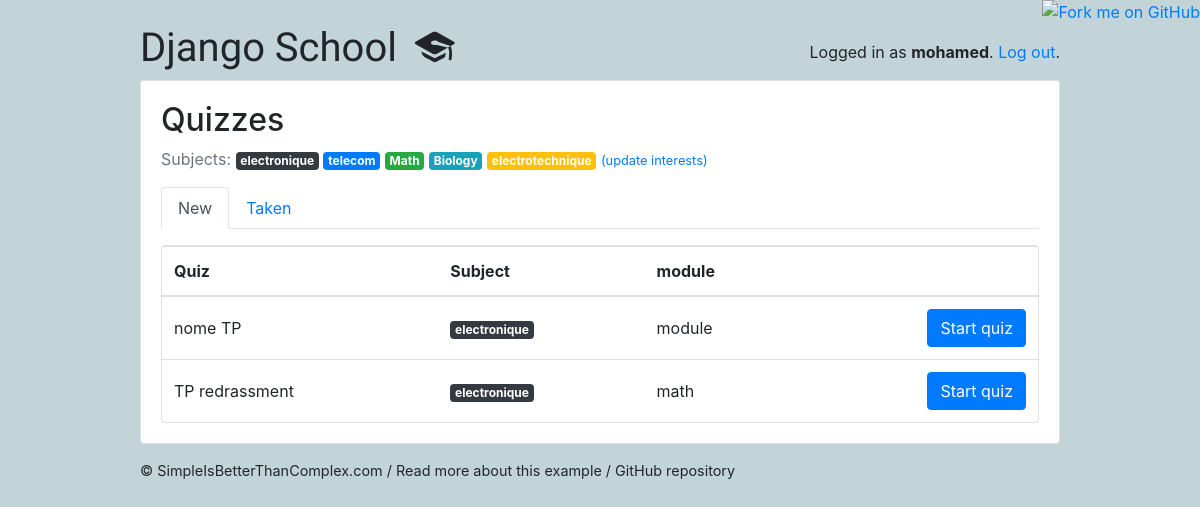
The page /students/ (signed in) on the database its author committed.
### classroom/models.py (models this page shows, shortened)
class User(AbstractUser):
    is_student = models.BooleanField(default=False)
    is_teacher = models.BooleanField(default=False)
    date_of_birth = models.DateField(default='11/11/2111')
    EQUIRED_FIELDS = ['date_of_birth']

class Subject(models.Model):
    name = models.CharField(max_length=30)
    color = models.CharField(max_length=7, default='#007bff')
    def get_html_badge(self):
        name = escape(self.name)
        color = escape(self.color)
        html = '<span class="badge badge-primary" style="background-color: %s">%s</span>' % (color, name)
        return mark_safe(html)

class Quiz(models.Model):
    owner = models.ForeignKey(User, on_delete=models.CASCADE, related_name='quizzes')
    name = models.CharField(max_length=255 , default='nome TP')
    subject = models.ForeignKey(Subject, on_delete=models.CASCADE, related_name='quizzes')
    type_tp_posible = (
        ('RC', 'RC'),
        ('R', 'R'),
        ('RL', 'RL'),
    )
    type_tp = models.CharField(max_length=6 ,choices=type_tp_posible)
    description = models.TextField('description', max_length=500)
    module = models.CharField(max_length=255, default='module')

### classroom/views/students.py (the view)
# urls.py: path('', students.QuizListView.as_view(), name='quiz_list'),
@method_decorator([login_required, student_required], name='dispatch')
class QuizListView(ListView):
    model = Quiz
    ordering = ('name', )
    context_object_name = 'quizzes'
    template_name = 'classroom/students/quiz_list.html'
    def get_queryset(self):
        student = self.request.user.student
        student_interests = student.interests.values_list('pk', flat=True)
        taken_quizzes = student.quizzes.values_list('pk', flat=True)
        queryset = Quiz.objects.filter(subject__in=student_interests) \
            .exclude(pk__in=taken_quizzes) \
            .annotate(questions_count=Count('questions')) \
            .filter(questions_count__gt=0)
        return queryset

### classroom/templates/classroom/students/quiz_list.html
{% extends 'base.html' %}
{% block content %}
  {% include 'classroom/students/_header.html' with active='new' %}
  <div class="card">
    <table class="table mb-0">
      <thead>
        <tr>
          <th>Quiz</th>
          <th>Subject</th>
          <th>module</th>
          <th></th>
        </tr>
      </thead>
      <tbody>
        {% for quiz in quizzes %}
          <tr>
            <td class="align-middle">{{ quiz.name }}</td>
            <td class="align-middle">{{ quiz.subject.get_html_badge }}</td>
            <td class="align-middle">{{ quiz.module }} </td>
            <td class="text-right">
              <a href="{% url 'students:take_quiz' quiz.pk %}" class="btn btn-primary">Start quiz</a>
            </td>
          </tr>
        {% empty %}
          <tr>
            <td class="bg-light text-center font-italic" colspan="4">No quiz matching your interests right now.</td>
          </tr>
        {% endfor %}
      </tbody>
    </table>
  </div>
{% endblock %}

### templates/base.html (shortened to what this page needs)
{% load static %}<!doctype html>
<html lang="en">
  <head>
    <link rel="stylesheet" href="https://maxcdn.bootstrapcdn.com/bootstrap/4.0.0/css/bootstrap.min.css">
    <link rel="stylesheet" type="text/css" href="{% static 'vendor/fontello-2f186091/css/fontello.css' %}">
    <link rel="stylesheet" type="text/css" href="{% static 'css/app.css' %}">
    <link rel="stylesheet" type="text/css" href="{% static 'css/hemidi.css' %}">
    <link rel="stylesheet" type="text/css" href="{% static 'css/fl.css' %}">
    {% if user.is_authenticated and user.is_teacher %}
      <link rel="stylesheet" type="text/css" href="{% static 'css/teachers.css' %}">
    {% else %}
      <link rel="stylesheet" type="text/css" href="{% static 'css/students.css' %}">
    {% endif %}
  </head>
  <body>
    <a href="https://github.com/sibtc/django-multiple-user-types-example"><img style="position: absolute; top: 0; right: 0; border: 0;" src="https://camo.githubusercontent.com/38ef81f8aca64bb9a64448d0d70f1308ef5341ab/68747470733a2f2f73332e616d617a6f6e6177732e636f6d2f6769746875622f726962626f6e732f666f726b6d655f72696768745f6461726b626c75655f3132313632312e706e67" alt="Fork me on GitHub" data-canonical-src="https://s3.amazonaws.com/github/ribbons/forkme_right_darkblue_121621.png"></a>
    <div class="container my-4">
      <div class="row justify-content-center">
        <div class="col-md-10 col-sm-12">
          <div class="row">
            <div class="col-6">
              <h1 class="logo">
                <a href="{% url 'home' %}">
                  Django School
                  {% if user.is_authenticated %}
                    {% if user.is_teacher %}
                      <span class="icon-feather" data-toggle="tooltip" data-placement="right" title="Teacher profile"></span>
                    {% else %}
                      <span class="icon-graduation-cap" data-toggle="tooltip" data-placement="right" title="Student profile"></span>
                    {% endif %}
                  {% endif %}
                </a>
              </h1>
            </div>
            <div class="col-6 text-right">
              {% if user.is_authenticated %}
                <p class="pt-3">Logged in as <strong>{{ user.last_name }}</strong>. <a href="{% url 'logout' %}">Log out</a>.</p>
              {% else %}
                <a href="{% url 'login' %}" class="btn btn-light" role="button">Log in</a>
                <a href="{% url 'signup' %}" class="btn btn-primary" role="button">Sign up</a>
              {% endif %}
            </div>
          </div>
          <div class="card mb-3">
            <div class="card-body">
              {% block content %}
              {% endblock %}
            </div>
          </div>
          <footer>
            <a href="https://simpleisbetterthancomplex.com">© SimpleIsBetterThanComplex.com</a>
            /
            <a href="https://simpleisbetterthancomplex.com/tutorial/2018/01/18/how-to-implement-multiple-user-types-with-django.html">Read more about this example</a>
            /
            <a href="https://github.com/sibtc/django-multiple-user-types-example">GitHub repository</a>
          </footer>
        </div>
      </div>
    </div>
  </body>
</html>

### classroom/templates/classroom/students/_header.html
<h2>Quizzes</h2>
<p class="text-muted">
  Subjects:{% for subject in user.student.interests.all %} {{ subject.get_html_badge }}{% endfor %}
  <a href="{% url 'students:student_interests' %}"><small>(update interests)</small></a>
</p>
<ul class="nav nav-tabs mb-3">
  <li class="nav-item">
    <a class="nav-link{% if active == 'new' %} active{% endif %}" href="{% url 'students:quiz_list' %}">New</a>
  </li>
  <li class="nav-item">
    <a class="nav-link{% if active == 'taken' %} active{% endif %}" href="{% url 'students:taken_quiz_list' %}">Taken</a>
  </li>
</ul>

### static/css/app.css (style rules this page uses)
.logo { font-family: 'Clicker Script', cursive; }
.logo a { color: #212529; text-decoration: none; }
footer { font-size: .9rem; }
footer a { color: #212529; }

### static/css/students.css (style rules this page uses)
body { background-color: #c2d4d8; }

### rows shown on the page
User: last_name "mohamed"
Subject: get_html_badge "electronique"
Subject: get_html_badge "telecom"
Subject: get_html_badge "Math"
Subject: get_html_badge "Biology"
Subject: get_html_badge "electrotechnique"
Quiz: name "nome TP", subject.get_html_badge "electronique", module "module"
Quiz: name "TP redrassment", subject.get_html_badge "electronique", module "math"
